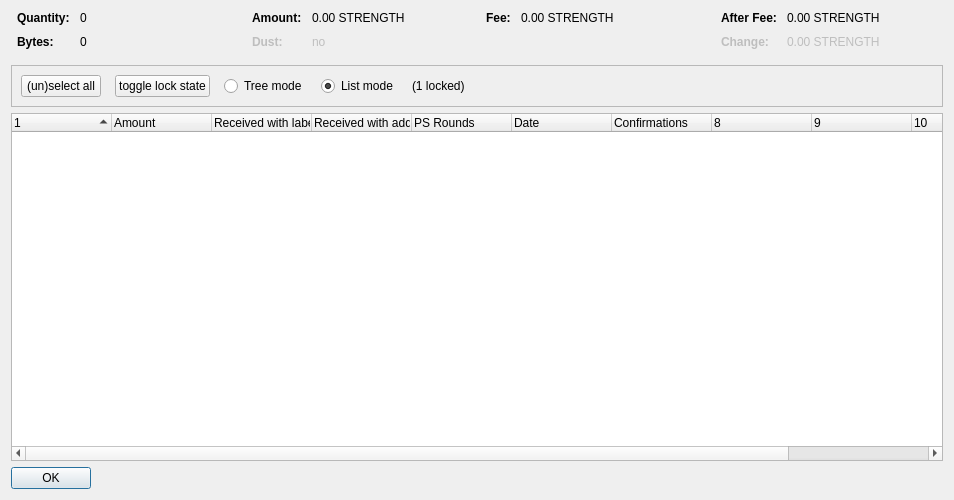
<?xml version="1.0" encoding="UTF-8"?>
<ui version="4.0">
 <class>CoinControlDialog</class>
 <widget class="QDialog" name="CoinControlDialog">
  <property name="geometry">
   <rect>
    <x>0</x>
    <y>0</y>
    <width>954</width>
    <height>500</height>
   </rect>
  </property>
  <property name="windowTitle">
   <string>Coin Selection</string>
  </property>
  <layout class="QVBoxLayout" name="verticalLayout">
   <item>
    <layout class="QHBoxLayout" name="horizontalLayoutTop" stretch="0,0,0,0">
     <property name="topMargin">
      <number>0</number>
     </property>
     <property name="bottomMargin">
      <number>10</number>
     </property>
     <item>
      <layout class="QFormLayout" name="formLayoutCoinControl1">
       <property name="horizontalSpacing">
        <number>10</number>
       </property>
       <property name="verticalSpacing">
        <number>10</number>
       </property>
       <property name="leftMargin">
        <number>6</number>
       </property>
       <property name="rightMargin">
        <number>6</number>
       </property>
       <item row="0" column="0">
        <widget class="QLabel" name="labelCoinControlQuantityText">
         <property name="font">
          <font>
           <weight>75</weight>
           <bold>true</bold>
          </font>
         </property>
         <property name="text">
          <string>Quantity:</string>
         </property>
        </widget>
       </item>
       <item row="0" column="1">
        <widget class="QLabel" name="labelCoinControlQuantity">
         <property name="cursor">
          <cursorShape>IBeamCursor</cursorShape>
         </property>
         <property name="contextMenuPolicy">
          <enum>Qt::ActionsContextMenu</enum>
         </property>
         <property name="text">
          <string notr="true">0</string>
         </property>
         <property name="textInteractionFlags">
          <set>Qt::LinksAccessibleByMouse|Qt::TextSelectableByKeyboard|Qt::TextSelectableByMouse</set>
         </property>
        </widget>
       </item>
       <item row="1" column="0">
        <widget class="QLabel" name="labelCoinControlBytesText">
         <property name="font">
          <font>
           <weight>75</weight>
           <bold>true</bold>
          </font>
         </property>
         <property name="text">
          <string>Bytes:</string>
         </property>
        </widget>
       </item>
       <item row="1" column="1">
        <widget class="QLabel" name="labelCoinControlBytes">
         <property name="cursor">
          <cursorShape>IBeamCursor</cursorShape>
         </property>
         <property name="contextMenuPolicy">
          <enum>Qt::ActionsContextMenu</enum>
         </property>
         <property name="text">
          <string notr="true">0</string>
         </property>
         <property name="textInteractionFlags">
          <set>Qt::LinksAccessibleByMouse|Qt::TextSelectableByKeyboard|Qt::TextSelectableByMouse</set>
         </property>
        </widget>
       </item>
      </layout>
     </item>
     <item>
      <layout class="QFormLayout" name="formLayoutCoinControl2">
       <property name="horizontalSpacing">
        <number>10</number>
       </property>
       <property name="verticalSpacing">
        <number>10</number>
       </property>
       <property name="leftMargin">
        <number>6</number>
       </property>
       <property name="rightMargin">
        <number>6</number>
       </property>
       <item row="0" column="0">
        <widget class="QLabel" name="labelCoinControlAmountText">
         <property name="font">
          <font>
           <weight>75</weight>
           <bold>true</bold>
          </font>
         </property>
         <property name="text">
          <string>Amount:</string>
         </property>
        </widget>
       </item>
       <item row="0" column="1">
        <widget class="QLabel" name="labelCoinControlAmount">
         <property name="cursor">
          <cursorShape>IBeamCursor</cursorShape>
         </property>
         <property name="contextMenuPolicy">
          <enum>Qt::ActionsContextMenu</enum>
         </property>
         <property name="text">
          <string notr="true">0.00 STRENGTH</string>
         </property>
         <property name="textInteractionFlags">
          <set>Qt::LinksAccessibleByMouse|Qt::TextSelectableByKeyboard|Qt::TextSelectableByMouse</set>
         </property>
        </widget>
       </item>
       <item row="1" column="0">
        <widget class="QLabel" name="labelCoinControlLowOutputText">
         <property name="enabled">
          <bool>false</bool>
         </property>
         <property name="font">
          <font>
           <weight>75</weight>
           <bold>true</bold>
          </font>
         </property>
         <property name="text">
          <string>Dust:</string>
         </property>
        </widget>
       </item>
       <item row="1" column="1">
        <widget class="QLabel" name="labelCoinControlLowOutput">
         <property name="enabled">
          <bool>false</bool>
         </property>
         <property name="cursor">
          <cursorShape>IBeamCursor</cursorShape>
         </property>
         <property name="contextMenuPolicy">
          <enum>Qt::ActionsContextMenu</enum>
         </property>
         <property name="text">
          <string notr="true">no</string>
         </property>
         <property name="textInteractionFlags">
          <set>Qt::LinksAccessibleByMouse|Qt::TextSelectableByKeyboard|Qt::TextSelectableByMouse</set>
         </property>
        </widget>
       </item>
      </layout>
     </item>
     <item>
      <layout class="QFormLayout" name="formLayoutCoinControl3">
       <property name="horizontalSpacing">
        <number>10</number>
       </property>
       <property name="verticalSpacing">
        <number>10</number>
       </property>
       <property name="leftMargin">
        <number>6</number>
       </property>
       <property name="rightMargin">
        <number>6</number>
       </property>
       <item row="0" column="0">
        <widget class="QLabel" name="labelCoinControlFeeText">
         <property name="font">
          <font>
           <weight>75</weight>
           <bold>true</bold>
          </font>
         </property>
         <property name="text">
          <string>Fee:</string>
         </property>
        </widget>
       </item>
       <item row="0" column="1">
        <widget class="QLabel" name="labelCoinControlFee">
         <property name="cursor">
          <cursorShape>IBeamCursor</cursorShape>
         </property>
         <property name="contextMenuPolicy">
          <enum>Qt::ActionsContextMenu</enum>
         </property>
         <property name="text">
          <string notr="true">0.00 STRENGTH</string>
         </property>
         <property name="textInteractionFlags">
          <set>Qt::LinksAccessibleByMouse|Qt::TextSelectableByKeyboard|Qt::TextSelectableByMouse</set>
         </property>
        </widget>
       </item>
      </layout>
     </item>
     <item>
      <layout class="QFormLayout" name="formLayoutCoinControl4">
       <property name="horizontalSpacing">
        <number>10</number>
       </property>
       <property name="verticalSpacing">
        <number>10</number>
       </property>
       <property name="leftMargin">
        <number>6</number>
       </property>
       <property name="rightMargin">
        <number>6</number>
       </property>
       <item row="0" column="0">
        <widget class="QLabel" name="labelCoinControlAfterFeeText">
         <property name="font">
          <font>
           <weight>75</weight>
           <bold>true</bold>
          </font>
         </property>
         <property name="text">
          <string>After Fee:</string>
         </property>
        </widget>
       </item>
       <item row="0" column="1">
        <widget class="QLabel" name="labelCoinControlAfterFee">
         <property name="cursor">
          <cursorShape>IBeamCursor</cursorShape>
         </property>
         <property name="contextMenuPolicy">
          <enum>Qt::ActionsContextMenu</enum>
         </property>
         <property name="text">
          <string notr="true">0.00 STRENGTH</string>
         </property>
         <property name="textInteractionFlags">
          <set>Qt::LinksAccessibleByMouse|Qt::TextSelectableByKeyboard|Qt::TextSelectableByMouse</set>
         </property>
        </widget>
       </item>
       <item row="1" column="0">
        <widget class="QLabel" name="labelCoinControlChangeText">
         <property name="enabled">
          <bool>false</bool>
         </property>
         <property name="font">
          <font>
           <weight>75</weight>
           <bold>true</bold>
          </font>
         </property>
         <property name="text">
          <string>Change:</string>
         </property>
        </widget>
       </item>
       <item row="1" column="1">
        <widget class="QLabel" name="labelCoinControlChange">
         <property name="enabled">
          <bool>false</bool>
         </property>
         <property name="cursor">
          <cursorShape>IBeamCursor</cursorShape>
         </property>
         <property name="contextMenuPolicy">
          <enum>Qt::ActionsContextMenu</enum>
         </property>
         <property name="text">
          <string notr="true">0.00 STRENGTH</string>
         </property>
         <property name="textInteractionFlags">
          <set>Qt::LinksAccessibleByMouse|Qt::TextSelectableByKeyboard|Qt::TextSelectableByMouse</set>
         </property>
        </widget>
       </item>
      </layout>
     </item>
    </layout>
   </item>
   <item>
    <widget class="QFrame" name="frame">
     <property name="minimumSize">
      <size>
       <width>0</width>
       <height>40</height>
      </size>
     </property>
     <property name="frameShape">
      <enum>QFrame::StyledPanel</enum>
     </property>
     <property name="frameShadow">
      <enum>QFrame::Sunken</enum>
     </property>
     <layout class="QHBoxLayout" name="horizontalLayout">
      <item>
       <layout class="QHBoxLayout" name="horizontalLayoutPanel" stretch="0,0,0,0,0,0">
        <property name="spacing">
         <number>14</number>
        </property>
        <item>
         <widget class="QPushButton" name="pushButtonSelectAll">
          <property name="sizePolicy">
           <sizepolicy hsizetype="Maximum" vsizetype="Fixed">
            <horstretch>0</horstretch>
            <verstretch>0</verstretch>
           </sizepolicy>
          </property>
          <property name="text">
           <string>(un)select all</string>
          </property>
          <property name="autoDefault">
           <bool>false</bool>
          </property>
         </widget>
        </item>
        <item>
         <widget class="QPushButton" name="pushButtonToggleLock">
          <property name="sizePolicy">
           <sizepolicy hsizetype="Maximum" vsizetype="Fixed">
            <horstretch>0</horstretch>
            <verstretch>0</verstretch>
           </sizepolicy>
          </property>
          <property name="text">
           <string>toggle lock state</string>
          </property>
          <property name="autoDefault">
           <bool>false</bool>
          </property>
         </widget>
        </item>
        <item>
         <widget class="QRadioButton" name="radioTreeMode">
          <property name="sizePolicy">
           <sizepolicy hsizetype="Maximum" vsizetype="Fixed">
            <horstretch>0</horstretch>
            <verstretch>0</verstretch>
           </sizepolicy>
          </property>
          <property name="text">
           <string>Tree mode</string>
          </property>
         </widget>
        </item>
        <item>
         <widget class="QRadioButton" name="radioListMode">
          <property name="sizePolicy">
           <sizepolicy hsizetype="Maximum" vsizetype="Fixed">
            <horstretch>0</horstretch>
            <verstretch>0</verstretch>
           </sizepolicy>
          </property>
          <property name="text">
           <string>List mode</string>
          </property>
          <property name="checked">
           <bool>true</bool>
          </property>
         </widget>
        </item>
        <item>
         <widget class="QLabel" name="labelLocked">
          <property name="text">
           <string>(1 locked)</string>
          </property>
         </widget>
        </item>
        <item>
         <spacer name="horizontalSpacer">
          <property name="orientation">
           <enum>Qt::Horizontal</enum>
          </property>
          <property name="sizeHint" stdset="0">
           <size>
            <width>40</width>
            <height>20</height>
           </size>
          </property>
         </spacer>
        </item>
       </layout>
      </item>
     </layout>
    </widget>
   </item>
   <item>
    <widget class="CoinControlTreeWidget" name="treeWidget">
     <property name="contextMenuPolicy">
      <enum>Qt::CustomContextMenu</enum>
     </property>
     <property name="sortingEnabled">
      <bool>false</bool>
     </property>
     <property name="columnCount">
      <number>11</number>
     </property>
     <attribute name="headerShowSortIndicator" stdset="0">
      <bool>true</bool>
     </attribute>
     <attribute name="headerStretchLastSection">
      <bool>false</bool>
     </attribute>
     <column>
      <property name="text">
       <string/>
      </property>
     </column>
     <column>
      <property name="text">
       <string>Amount</string>
      </property>
     </column>
     <column>
      <property name="text">
       <string>Received with label</string>
      </property>
     </column>
     <column>
      <property name="text">
       <string>Received with address</string>
      </property>
     </column>
     <column>
      <property name="text">
       <string>PS Rounds</string>
      </property>
     </column>
     <column>
      <property name="text">
       <string>Date</string>
      </property>
     </column>
     <column>
      <property name="text">
       <string>Confirmations</string>
      </property>
      <property name="toolTip">
       <string>Confirmed</string>
      </property>
     </column>
     <column>
      <property name="text">
       <string/>
      </property>
     </column>
     <column>
      <property name="text">
       <string/>
      </property>
     </column>
     <column>
      <property name="text">
       <string/>
      </property>
     </column>
     <column>
      <property name="text">
       <string/>
      </property>
     </column>
    </widget>
   </item>
   <item>
    <widget class="QDialogButtonBox" name="buttonBox">
     <property name="sizePolicy">
      <sizepolicy hsizetype="Maximum" vsizetype="Fixed">
       <horstretch>0</horstretch>
       <verstretch>0</verstretch>
      </sizepolicy>
     </property>
     <property name="orientation">
      <enum>Qt::Horizontal</enum>
     </property>
     <property name="standardButtons">
      <set>QDialogButtonBox::Ok</set>
     </property>
    </widget>
   </item>
  </layout>
 </widget>
 <customwidgets>
  <customwidget>
   <class>CoinControlTreeWidget</class>
   <extends>QTreeWidget</extends>
   <header>coincontroltreewidget.h</header>
  </customwidget>
 </customwidgets>
 <resources/>
 <connections/>
</ui>
